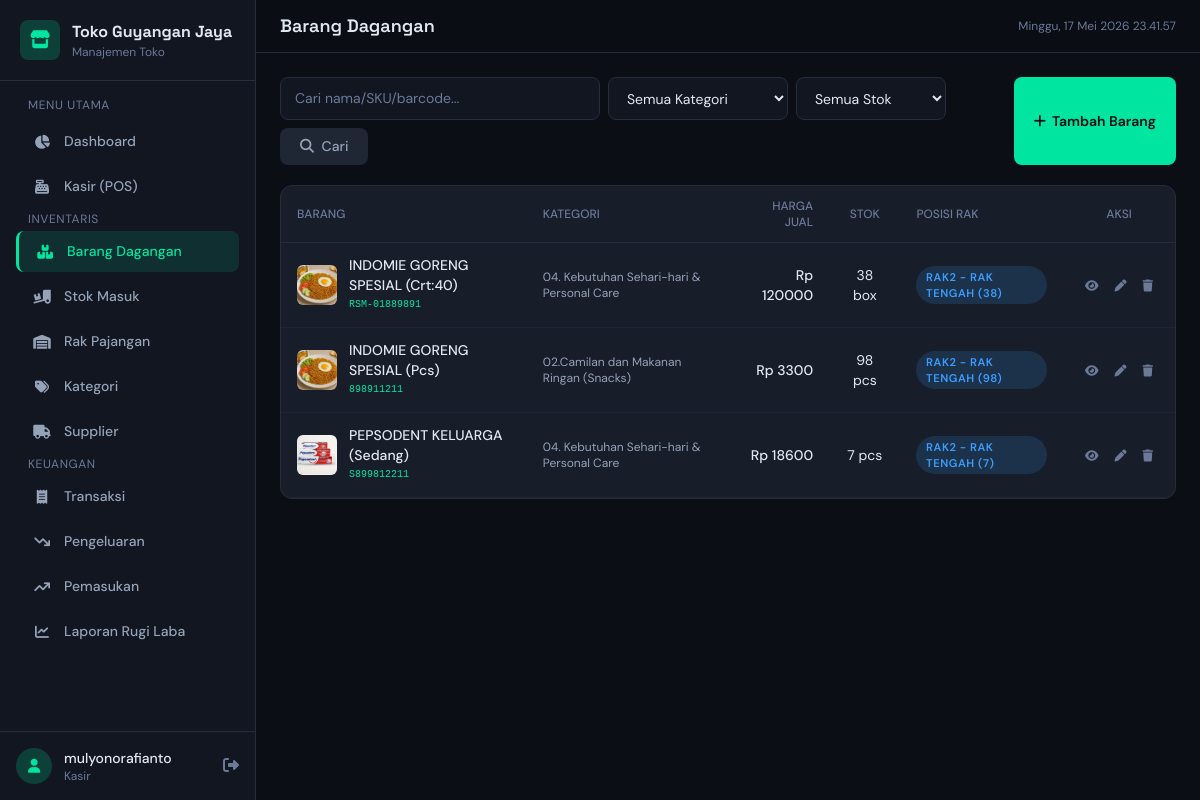
Screenshot of /products/ (signed in) with the database file from the repository.
### store/models.py (models this page shows, shortened)
class Product(models.Model):
    UNIT_CHOICES = [
        ('pcs', 'Pieces'),
        ('kg', 'Kilogram'),
        ('ltr', 'Liter'),
        ('pack', 'Pack'),
        ('box', 'Box'),
        ('lusin', 'Lusin'),
    ]
    name = models.CharField('Nama Barang', max_length=200)
    sku = models.CharField('Kode SKU', max_length=50, unique=True, help_text='Stock Keeping Unit')
    barcode = models.CharField('Barcode', max_length=100, blank=True, null=True, unique=True)
    category = models.ForeignKey(Category, on_delete=models.SET_NULL, null=True, blank=True,
                                  verbose_name='Kategori', related_name='products')
    description = models.TextField('Deskripsi', blank=True, null=True)
    unit = models.CharField('Satuan', max_length=20, choices=UNIT_CHOICES, default='pcs')
    purchase_price = models.DecimalField('Harga Beli', max_digits=15, decimal_places=2, default=0)
    selling_price = models.DecimalField('Harga Jual', max_digits=15, decimal_places=2, default=0)
    image = models.ImageField('Gambar', upload_to='products/', blank=True, null=True)
    is_active = models.BooleanField('Aktif', default=True)
    minimum_stock = models.PositiveIntegerField('Stok Minimum', default=5,
                                                 help_text='Peringatan stok rendah jika di bawah ini')
    created_at = models.DateTimeField(auto_now_add=True)
    updated_at = models.DateTimeField(auto_now=True)
    class Meta:
        verbose_name = 'Barang'
        verbose_name_plural = 'Barang'
        ordering = ['name']
    @property
    def total_stock(self):
        return sum(sp.quantity for sp in self.shelf_placements.all())
    @property
    def is_low_stock(self):
        return self.total_stock <= self.minimum_stock

class Category(models.Model):
    name = models.CharField('Nama Kategori', max_length=100, unique=True)
    description = models.TextField('Deskripsi', blank=True, null=True)
    created_at = models.DateTimeField(auto_now_add=True)
    updated_at = models.DateTimeField(auto_now=True)
    class Meta:
        verbose_name = 'Kategori'
        verbose_name_plural = 'Kategori'
        ordering = ['name']

class ShelfProduct(models.Model):
    product = models.ForeignKey(Product, on_delete=models.CASCADE,
                                 verbose_name='Barang', related_name='shelf_placements')
    shelf = models.ForeignKey(Shelf, on_delete=models.CASCADE,
                               verbose_name='Rak', related_name='shelf_products')
    quantity = models.PositiveIntegerField('Jumlah', default=0)
    created_at = models.DateTimeField(auto_now_add=True)
    updated_at = models.DateTimeField(auto_now=True)
    class Meta:
        verbose_name = 'Penempatan Rak'
        verbose_name_plural = 'Penempatan Rak'
        unique_together = ['product', 'shelf']

class Shelf(models.Model):
    name = models.CharField('Nama Rak', max_length=100)
    location = models.CharField('Lokasi Rak', max_length=200, help_text='Contoh: Area depan kiri, Rak nomor 3')
    description = models.TextField('Deskripsi', blank=True, null=True)
    capacity = models.PositiveIntegerField('Kapasitas (unit)', default=100)
    created_at = models.DateTimeField(auto_now_add=True)
    updated_at = models.DateTimeField(auto_now=True)
    class Meta:
        verbose_name = 'Rak'
        verbose_name_plural = 'Rak'
        ordering = ['name']

### store/views.py (the view)
# urls.py: path('products/', views.product_list, name='product_list'),
@login_required
def product_list(request):
    products = Product.objects.all()
    category_filter = request.GET.get('category')
    search = request.GET.get('search')
    stock_filter = request.GET.get('stock')
    if category_filter:
        products = products.filter(category_id=category_filter)
    if search:
        products = products.filter(name__icontains=search) | products.filter(sku__icontains=search)
    if stock_filter == 'low':
        low_ids = []
        for p in products:
            if p.is_low_stock:
                low_ids.append(p.id)
        products = products.filter(id__in=low_ids)
    categories = Category.objects.all()
    return render(request, 'store/product_list.html', {
        'products': products,
        'categories': categories,
        'category_filter': category_filter,
        'search': search,
        'stock_filter': stock_filter,
    })

### store/templates/store/product_list.html (shortened to what this page needs)
{% extends 'store/base.html' %}
{% block nav_products %}active{% endblock %}
{% block page_title %}Barang Dagangan{% endblock %}
{% block content %}
<div class="flex flex-col sm:flex-row gap-3 mb-5">
    <form method="get" class="flex flex-wrap gap-2 flex-1">
        <input type="text" name="search" value="{{ search|default:'' }}" placeholder="Cari nama/SKU/barcode..." class="form-input max-w-xs">
        <select name="category" class="form-input max-w-[180px]">
            <option value="">Semua Kategori</option>
        </select>
        <select name="stock" class="form-input max-w-[150px]">
            <option value="">Semua Stok</option>
        </select>
        <button type="submit" class="btn-secondary"><i class="fas fa-search mr-1"></i> Cari</button>
    </form>
    <a href="{% url 'store:product_create' %}" class="btn-primary inline-flex items-center gap-1.5 whitespace-nowrap">
        <i class="fas fa-plus"></i> Tambah Barang
    </a>
</div>
<div class="bg-card border border-border rounded-xl overflow-hidden">
    <div class="overflow-x-auto">
        <table class="w-full text-sm">
            <thead>
                <tr class="border-b border-border text-left">
                    <th class="px-4 py-3 text-muted font-medium text-xs uppercase">Barang</th>
                    <th class="px-4 py-3 text-muted font-medium text-xs uppercase">Kategori</th>
                    <th class="px-4 py-3 text-muted font-medium text-xs uppercase text-right">Harga Jual</th>
                    <th class="px-4 py-3 text-muted font-medium text-xs uppercase text-center">Stok</th>
                    <th class="px-4 py-3 text-muted font-medium text-xs uppercase">Posisi Rak</th>
                    <th class="px-4 py-3 text-muted font-medium text-xs uppercase text-center">Aksi</th>
                </tr>
            </thead>
            <tbody>
                {% for product in products %}
                <tr class="table-row border-b border-border/50 align-middle">
                    <td class="px-4 py-3">
                        <div class="flex items-center gap-3">
                            {% if product.image %}
                            <img src="{{ product.image.url }}" class="w-10 h-10 object-cover rounded-md" alt="">
                            {% else %}
                            <div class="w-10 h-10 bg-surface rounded-md flex items-center justify-center flex-shrink-0">
                                <i class="fas fa-box text-muted text-xs"></i>
                            </div>
                            {% endif %}
                            <div>
                                <p class="font-medium text-fg">{{ product.name }}</p>
                                <p class="text-[10px] text-accent font-mono">{{ product.sku }}</p>
                            </div>
                        </div>
                    </td>
                    <td class="px-4 py-3 text-fgDim text-xs">{{ product.category.name|default:"-" }}</td>
                    <td class="px-4 py-3 text-right text-fg font-medium">Rp {{ product.selling_price|floatformat:0 }}</td>
                    <td class="px-4 py-3 text-center">
                        <span class="{% if product.is_low_stock %}text-danger font-bold{% else %}text-fg{% endif %}">
                            {{ product.total_stock }} {{ product.unit }}
                        </span>
                    </td>
                    <td class="px-4 py-3 text-xs">
                        <div class="flex flex-wrap gap-1">
                        {% for sp in product.shelf_placements.all %}
                            <span class="badge badge-info">{{ sp.shelf.name }} ({{ sp.quantity }})</span>
                        {% empty %}
                            <span class="text-muted">-</span>
                        {% endfor %}
                        </div>
                    </td>
                    <td class="px-4 py-3 text-center">
                        <div class="flex items-center justify-center gap-1">
                            <a href="{% url 'store:product_detail' product.pk %}" class="p-1.5 rounded hover:bg-info/10 text-muted hover:text-info" title="Detail"><i class="fas fa-eye text-xs"></i></a>
                            <a href="{% url 'store:product_update' product.pk %}" class="p-1.5 rounded hover:bg-accent/10 text-muted hover:text-accent" title="Edit"><i class="fas fa-pen text-xs"></i></a>
                            <a href="{% url 'store:product_delete' product.pk %}" class="p-1.5 rounded hover:bg-danger/10 text-muted hover:text-danger" title="Hapus"><i class="fas fa-trash text-xs"></i></a>
                        </div>
                    </td>
                </tr>
                {% empty %}
                <tr>
                    <td colspan="6" class="px-4 py-12 text-center text-muted"><i class="fas fa-box-open text-3xl mb-3 block"></i>Belum ada barang</td>
                </tr>
                {% endfor %}
            </tbody>
        </table>
    </div>
</div>
{% endblock %}

### store/templates/store/base.html (shortened to what this page needs)
{% load static %}
<!DOCTYPE html>
<html lang="id">
<head>
    <script src="https://cdn.tailwindcss.com"></script>
    <link rel="stylesheet" href="https://cdnjs.cloudflare.com/ajax/libs/font-awesome/6.5.0/css/all.min.css">
</head>
<body class="min-h-screen">
    <aside class="sidebar fixed left-0 top-0 h-full w-64 bg-surface border-r border-border flex flex-col z-50 lg:translate-x-0" id="sidebar">
        <div class="p-5 border-b border-border">
            <div class="flex items-center gap-3">
                <div class="w-10 h-10 rounded-lg bg-accent/20 flex items-center justify-center">
                    <i class="fas fa-store text-accent text-lg"></i>
                </div>
                <div>
                    <h1 class="text-base font-display font-bold text-fg">Toko Guyangan Jaya</h1>
                    <p class="text-xs text-muted">Manajemen Toko</p>
                </div>
            </div>
        </div>
        <nav class="flex-1 overflow-y-auto p-4 space-y-1">
            <p class="text-xs text-muted uppercase tracking-wider mb-2 px-3">Menu Utama</p>
            <a href="{% url 'store:dashboard' %}" class="sidebar-link {% block nav_dashboard %}{% endblock %}">
                <i class="fas fa-chart-pie"></i> Dashboard
            </a>
            <a href="{% url 'store:pos' %}" class="sidebar-link {% block nav_pos %}{% endblock %}">
                <i class="fas fa-cash-register"></i> Kasir (POS)
            </a>
            <p class="text-xs text-muted uppercase tracking-wider mt-5 mb-2 px-3">Inventaris</p>
            <a href="{% url 'store:product_list' %}" class="sidebar-link {% block nav_products %}{% endblock %}">
                <i class="fas fa-boxes-stacked"></i> Barang Dagangan
            </a>
            <a href="{% url 'store:stockin_list' %}" class="sidebar-link {% block nav_stockin %}{% endblock %}">
                <i class="fas fa-truck-ramp-box"></i> Stok Masuk
            </a>
            <a href="{% url 'store:shelf_list' %}" class="sidebar-link {% block nav_shelves %}{% endblock %}">
                <i class="fas fa-warehouse"></i> Rak Pajangan
            </a>
            <a href="{% url 'store:category_list' %}" class="sidebar-link {% block nav_categories %}{% endblock %}">
                <i class="fas fa-tags"></i> Kategori
            </a>
            <a href="{% url 'store:supplier_list' %}" class="sidebar-link {% block nav_suppliers %}{% endblock %}">
                <i class="fas fa-truck"></i> Supplier
            </a>
            <p class="text-xs text-muted uppercase tracking-wider mt-5 mb-2 px-3">Keuangan</p>
            <a href="{% url 'store:transaction_list' %}" class="sidebar-link {% block nav_transactions %}{% endblock %}">
                <i class="fas fa-receipt"></i> Transaksi
            </a>
            <a href="{% url 'store:expense_list' %}" class="sidebar-link {% block nav_expenses %}{% endblock %}">
                <i class="fas fa-arrow-trend-down"></i> Pengeluaran
            </a>
            <a href="{% url 'store:income_list' %}" class="sidebar-link {% block nav_incomes %}{% endblock %}">
                <i class="fas fa-arrow-trend-up"></i> Pemasukan
            </a>
            <a href="{% url 'store:report' %}" class="sidebar-link {% block nav_reports %}{% endblock %}">
                <i class="fas fa-chart-line"></i> Laporan Rugi Laba
            </a>
        </nav>
        <div class="p-4 border-t border-border">
            <div class="flex items-center gap-3">
                <div class="w-9 h-9 rounded-full bg-accent/20 flex items-center justify-center">
                    <i class="fas fa-user text-accent text-sm"></i>
                </div>
                <div class="flex-1 min-w-0">
                    <p class="text-sm font-medium text-fg truncate">{{ request.user.username }}</p>
                    <p class="text-xs text-muted">Kasir</p>
                </div>
                <form method="post" action="{% url 'logout' %}" class="inline">
                    <button type="submit" class="text-muted hover:text-danger transition-colors cursor-pointer" title="Keluar">
                        <i class="fas fa-right-from-bracket"></i>
                    </button>
                </form>
            </div>
        </div>
    </aside>
    <main class="lg:ml-64 min-h-screen">
        <header class="sticky top-0 z-30 bg-bg/80 backdrop-blur-xl border-b border-border px-4 lg:px-6 py-3">
            <div class="flex items-center justify-between">
                <div class="flex items-center gap-3">
                    <h2 class="text-lg font-display font-semibold text-fg">{% block page_title %}{% endblock %}</h2>
                </div>
                <div class="flex items-center gap-3">
                    <span class="text-xs text-muted" id="currentTime"></span>
                </div>
            </div>
        </header>
        <div class="p-4 lg:p-6 animate-fade-in">
            {% block content %}{% endblock %}
        </div>
    </main>
</body>
</html>

### store/templates/store/base.html (style rules this page uses)
* { box-sizing: border-box; }
body { font-family: 'DM Sans', sans-serif; background: #0B0E14; color: #E2E8F0; }
h1, h2, h3, h4, h5, h6 { font-family: 'Space Grotesk', sans-serif; }
.form-input { width: 100%; padding: 0.625rem 0.875rem; background: #121620; border: 1px solid #252D3D; border-radius: 0.5rem; color: #E2E8F0; font-size: 0.875rem; transition: all 0.2s; }
.form-input::placeholder { color: #6B7A99; }
.sidebar-link { display: flex; align-items: center; gap: 0.75rem; padding: 0.625rem 1rem; border-radius: 0.5rem; color: #94A3B8; transition: all 0.2s; font-size: 0.875rem; font-weight: 500; }
.sidebar-link.active { background: rgba(0,229,160,0.12); color: #00E5A0; border-left: 3px solid #00E5A0; }
.sidebar-link i { width: 20px; text-align: center; }
.table-row { transition: background 0.15s; }
.btn-primary { background: #00E5A0; color: #0B0E14; font-weight: 600; padding: 0.5rem 1.25rem; border-radius: 0.5rem; transition: all 0.2s; font-size: 0.875rem; }
.btn-secondary { background: rgba(37,45,61,0.8); color: #94A3B8; font-weight: 500; padding: 0.5rem 1.25rem; border-radius: 0.5rem; transition: all 0.2s; font-size: 0.875rem; }
.badge { display: inline-flex; align-items: center; padding: 0.2rem 0.6rem; border-radius: 9999px; font-size: 0.7rem; font-weight: 600; text-transform: uppercase; letter-spacing: 0.05em; }
.badge-info { background: rgba(59,158,255,0.15); color: #3B9EFF; }
.animate-fade-in { animation: fadeIn 0.4s ease-out; }

### rows the page displays
Product: image (picture), name "INDOMIE GORENG SPESIAL (Crt:40)", sku "RSM-01889891", category.name "04. Kebutuhan Sehari-hari & Personal Care", selling_price "120000", total_stock "38", unit "box"
ShelfProduct: shelf.name "RAK2 - RAK TENGAH", quantity "38"
Product: image (picture), name "INDOMIE GORENG SPESIAL (Pcs)", sku "898911211", category.name "02.Camilan dan Makanan Ringan (Snacks)", selling_price "3300", total_stock "98", unit "pcs"
ShelfProduct: shelf.name "RAK2 - RAK TENGAH", quantity "98"
Product: image (picture), name "PEPSODENT KELUARGA (Sedang)", sku "S899812211", category.name "04. Kebutuhan Sehari-hari & Personal Care", selling_price "18600", total_stock "7", unit "pcs"
ShelfProduct: shelf.name "RAK2 - RAK TENGAH", quantity "7"

### other values shown
{{ request.user.username }} "mulyonorafianto"
